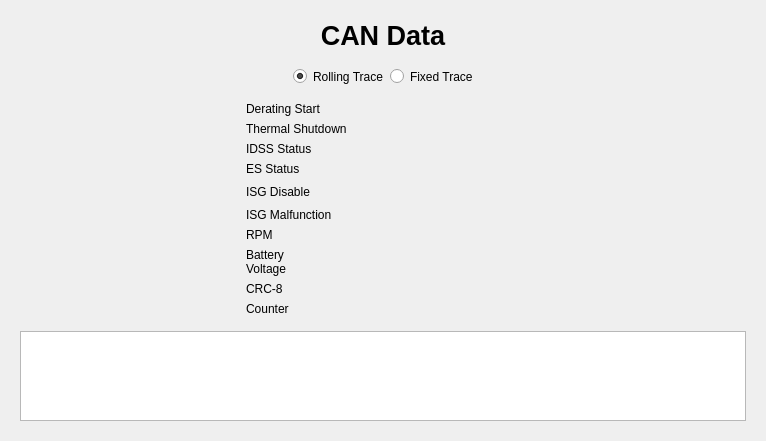
<?xml version="1.0" encoding="UTF-8"?>
<ui version="4.0">
 <class>Form</class>
 <widget class="QWidget" name="Form">
  <property name="geometry">
   <rect>
    <x>0</x>
    <y>0</y>
    <width>766</width>
    <height>441</height>
   </rect>
  </property>
  <property name="windowTitle">
   <string>Form</string>
  </property>
  <layout class="QVBoxLayout" name="verticalLayout_2">
   <item>
    <widget class="QWidget" name="widget" native="true">
     <layout class="QVBoxLayout" name="verticalLayout">
      <item>
       <layout class="QHBoxLayout" name="horizontalLayout">
        <property name="bottomMargin">
         <number>10</number>
        </property>
        <item>
         <spacer name="horizontalSpacer">
          <property name="orientation">
           <enum>Qt::Horizontal</enum>
          </property>
          <property name="sizeHint" stdset="0">
           <size>
            <width>40</width>
            <height>20</height>
           </size>
          </property>
         </spacer>
        </item>
        <item>
         <widget class="QLabel" name="flash_lbl">
          <property name="font">
           <font>
            <pointsize>20</pointsize>
            <weight>75</weight>
            <bold>true</bold>
           </font>
          </property>
          <property name="text">
           <string>CAN Data</string>
          </property>
          <property name="alignment">
           <set>Qt::AlignCenter</set>
          </property>
         </widget>
        </item>
        <item>
         <spacer name="horizontalSpacer_2">
          <property name="orientation">
           <enum>Qt::Horizontal</enum>
          </property>
          <property name="sizeHint" stdset="0">
           <size>
            <width>40</width>
            <height>20</height>
           </size>
          </property>
         </spacer>
        </item>
       </layout>
      </item>
      <item>
       <layout class="QHBoxLayout" name="horizontalLayout_6">
        <item>
         <spacer name="horizontalSpacer_7">
          <property name="orientation">
           <enum>Qt::Horizontal</enum>
          </property>
          <property name="sizeHint" stdset="0">
           <size>
            <width>40</width>
            <height>20</height>
           </size>
          </property>
         </spacer>
        </item>
        <item>
         <widget class="QRadioButton" name="rolling_trace_radio">
          <property name="cursor">
           <cursorShape>PointingHandCursor</cursorShape>
          </property>
          <property name="styleSheet">
           <string notr="true">border:none;</string>
          </property>
          <property name="text">
           <string>Rolling Trace</string>
          </property>
          <property name="checked">
           <bool>true</bool>
          </property>
         </widget>
        </item>
        <item>
         <widget class="QRadioButton" name="fixed_trace_radio">
          <property name="cursor">
           <cursorShape>PointingHandCursor</cursorShape>
          </property>
          <property name="styleSheet">
           <string notr="true">border:none;</string>
          </property>
          <property name="text">
           <string>Fixed Trace</string>
          </property>
         </widget>
        </item>
        <item>
         <spacer name="horizontalSpacer_8">
          <property name="orientation">
           <enum>Qt::Horizontal</enum>
          </property>
          <property name="sizeHint" stdset="0">
           <size>
            <width>40</width>
            <height>20</height>
           </size>
          </property>
         </spacer>
        </item>
       </layout>
      </item>
      <item>
       <layout class="QHBoxLayout" name="horizontalLayout_7">
        <item>
         <widget class="QGroupBox" name="fixed_trace_wid">
          <property name="enabled">
           <bool>true</bool>
          </property>
          <property name="styleSheet">
           <string notr="true">border:1px;</string>
          </property>
          <layout class="QGridLayout" name="gridLayout">
           <property name="horizontalSpacing">
            <number>20</number>
           </property>
           <item row="9" column="3">
            <widget class="QLabel" name="counter_txt">
             <property name="text">
              <string/>
             </property>
            </widget>
           </item>
           <item row="0" column="3">
            <widget class="QLabel" name="derating_start_lbl">
             <property name="text">
              <string/>
             </property>
            </widget>
           </item>
           <item row="3" column="3">
            <widget class="QLabel" name="es_status_lbl">
             <property name="text">
              <string/>
             </property>
            </widget>
           </item>
           <item row="4" column="3">
            <widget class="QLabel" name="isg_disable_lbl">
             <property name="text">
              <string/>
             </property>
            </widget>
           </item>
           <item row="1" column="3">
            <widget class="QLabel" name="thermal_sht_lbl">
             <property name="text">
              <string/>
             </property>
            </widget>
           </item>
           <item row="7" column="1">
            <widget class="QLabel" name="label_19">
             <property name="text">
              <string>Battery
Voltage</string>
             </property>
            </widget>
           </item>
           <item row="2" column="3">
            <widget class="QLabel" name="idss_status_lbl">
             <property name="text">
              <string/>
             </property>
            </widget>
           </item>
           <item row="5" column="1">
            <widget class="QLabel" name="label_16">
             <property name="text">
              <string>ISG Malfunction</string>
             </property>
            </widget>
           </item>
           <item row="1" column="1">
            <widget class="QLabel" name="label_7">
             <property name="text">
              <string>Thermal Shutdown</string>
             </property>
            </widget>
           </item>
           <item row="2" column="1">
            <widget class="QLabel" name="label_9">
             <property name="text">
              <string>IDSS Status</string>
             </property>
            </widget>
           </item>
           <item row="0" column="1">
            <widget class="QLabel" name="label_5">
             <property name="text">
              <string>Derating Start</string>
             </property>
            </widget>
           </item>
           <item row="4" column="1">
            <widget class="QLabel" name="label_13">
             <property name="text">
              <string>ISG Disable</string>
             </property>
            </widget>
           </item>
           <item row="3" column="1">
            <widget class="QLabel" name="label_11">
             <property name="text">
              <string>ES Status</string>
             </property>
            </widget>
           </item>
           <item row="10" column="1">
            <spacer name="verticalSpacer">
             <property name="orientation">
              <enum>Qt::Vertical</enum>
             </property>
             <property name="sizeHint" stdset="0">
              <size>
               <width>20</width>
               <height>40</height>
              </size>
             </property>
            </spacer>
           </item>
           <item row="9" column="1">
            <widget class="QLabel" name="label_20">
             <property name="text">
              <string>Counter</string>
             </property>
            </widget>
           </item>
           <item row="5" column="3">
            <widget class="QLabel" name="isg_malfunction">
             <property name="text">
              <string/>
             </property>
            </widget>
           </item>
           <item row="8" column="1">
            <widget class="QLabel" name="label_21">
             <property name="text">
              <string>CRC-8</string>
             </property>
            </widget>
           </item>
           <item row="6" column="1">
            <widget class="QLabel" name="label_17">
             <property name="text">
              <string>RPM</string>
             </property>
            </widget>
           </item>
           <item row="7" column="3">
            <widget class="QLabel" name="battery_volt_txt">
             <property name="text">
              <string/>
             </property>
            </widget>
           </item>
           <item row="8" column="3">
            <widget class="QLabel" name="crc_txt">
             <property name="text">
              <string/>
             </property>
            </widget>
           </item>
           <item row="6" column="3">
            <widget class="QLabel" name="rpm_txt">
             <property name="text">
              <string/>
             </property>
            </widget>
           </item>
           <item row="4" column="0">
            <spacer name="horizontalSpacer_10">
             <property name="orientation">
              <enum>Qt::Horizontal</enum>
             </property>
             <property name="sizeHint" stdset="0">
              <size>
               <width>40</width>
               <height>20</height>
              </size>
             </property>
            </spacer>
           </item>
          </layout>
         </widget>
        </item>
        <item>
         <spacer name="horizontalSpacer_9">
          <property name="orientation">
           <enum>Qt::Horizontal</enum>
          </property>
          <property name="sizeHint" stdset="0">
           <size>
            <width>40</width>
            <height>20</height>
           </size>
          </property>
         </spacer>
        </item>
       </layout>
      </item>
      <item>
       <widget class="QTableView" name="tableView_2">
        <property name="styleSheet">
         <string notr="true">font: 12pt &quot;Calibri&quot;;
color:#ffffff;</string>
        </property>
       </widget>
      </item>
     </layout>
    </widget>
   </item>
  </layout>
 </widget>
 <resources/>
 <connections/>
</ui>
